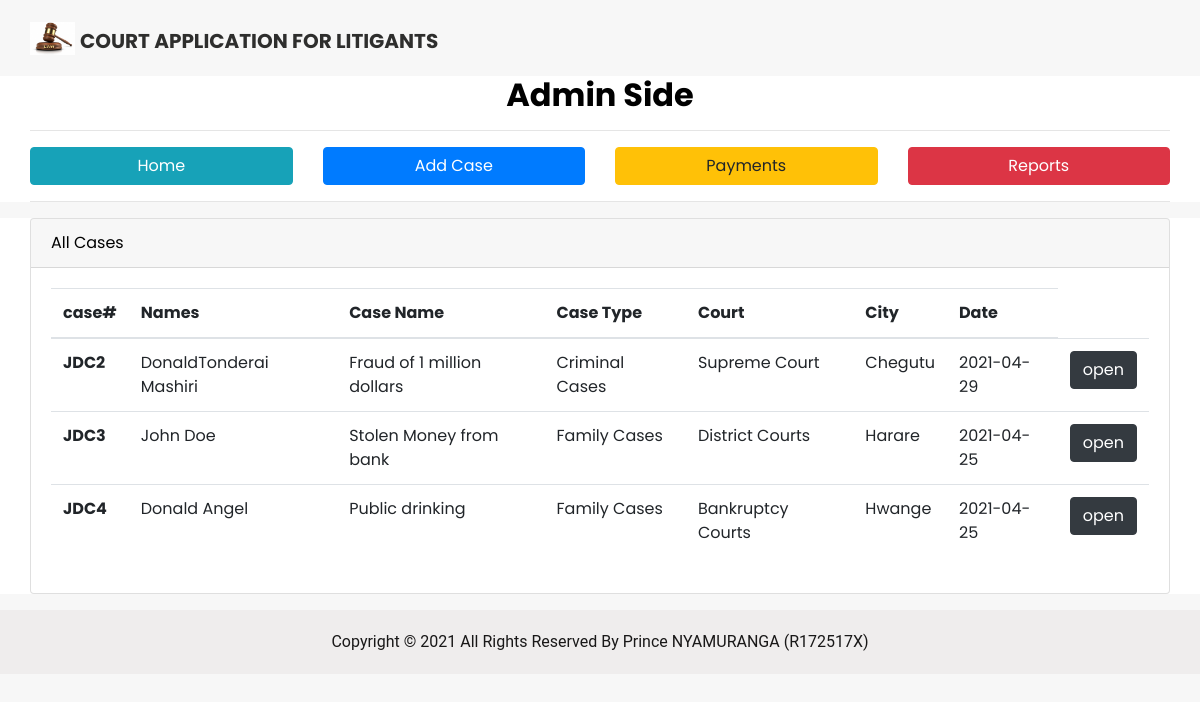
Page /admin/home.php on the committed database.
### tables this page shows
CREATE TABLE `cases` (
  `case_id` int(11) NOT NULL,
  `names` varchar(255) NOT NULL,
  `case_name` varchar(255) NOT NULL,
  `user_case` varchar(255) NOT NULL,
  `description` text NOT NULL,
  `court` varchar(255) NOT NULL,
  `city` varchar(255) NOT NULL,
  `case_date` date NOT NULL,
  `case_status` varchar(255) NOT NULL DEFAULT 'pending',
  `judgement` varchar(500) NOT NULL DEFAULT 'not send'
);

### admin/home.php (the view, shortened to what this page needs)
<?php include('adheader.php'); ?>
<?php include('nav.php'); ?>
    <section class="fruit_section bg-white">
        <div class="container">
            <div class="row">
                <div class="col-md-12">
                    <div class="card">
                        <div class="card-header">All Cases</div>
                        <div class="card-body">
                        <table class="table">
                            <thead>
                                <tr>
                                <th scope="col">case#</th>
                                <th scope="col">Names</th>
                                <th scope="col">Case Name</th>
                                <th scope="col">Case Type</th>
                                <th scope="col">Court</th>
                                <th scope="col">City</th>
                                <th scope="col">Date</th>
                                </tr>
                            </thead>
                            <tbody>
                            <?php
            $sql = "SELECT * FROM cases";
            $result = $conn->query($sql);
            if ($result->num_rows > 0) {
              while($row = $result->fetch_assoc()) {
                  $case_id = $row["case_id"];
                  $names = $row["names"];
                  $case_name = $row["case_name"];
                  $date = $row["case_date"];
                  $user_case = $row["user_case"];
                  $court = $row["court"];
                  $city = $row["city"];
            ?>
                                <tr>
                                <th scope="row">JDC<?php echo $case_id; ?></th>
                                <td><?php echo $names; ?></td>
                                <td><?php echo $case_name; ?></td>
                                <td><?php echo $user_case; ?></td>
                                <td><?php echo $court; ?></td>
                                <td><?php echo $city; ?></td>
                                <td><?php echo $date; ?></td>
                                <td><a href="open.php?open=<?php echo $case_id?>" class="btn btn-dark">open</a></td>
                                </tr>
                                <?php
                             }
                            } else {
                              echo "No cases";
                            }
                            ?>
                            </tbody>
                            </table>
                        </div>
                    </div>
                </div>
            </div>
        </div>
    </section>
  <section class="container-fluid footer_section mt-3">
        <p>
            Copyright &copy; 2021 All Rights Reserved By Prince NYAMURANGA (R172517X)
        </p>
    </section>
    <?php include('adfooter.php'); ?>

### admin/adheader.php (shortened to what this page needs)
<!DOCTYPE html>
<html>
<head>
    <link rel="stylesheet" type="text/css" href="../css/bootstrap.css" />
    <link href="../css/style.css" rel="stylesheet" />
    <link href="../css/responsive.css" rel="stylesheet" />
</head>
<body>
<div class="hero_area">
        <header class="header_section">
      <div class="container">
        <nav class="navbar navbar-expand-lg custom_nav-container pt-3">
          <a class="navbar-brand" href="index.html">
            <img src="../images/Law.jpg" alt="" /><span>
            Court Application for Litigants
            </span>
          </a>
        </nav>
      </div>
    </header>

### admin/nav.php
<section class="fruit_section bg-white">
        <div class="container">
            <h2 class="custom_heading">Admin Side</h2>
            <hr>
            <div class="row">
                 <div class="col-md-3">
                        <a href="home.php" class="btn btn-info btn-block">
                        <i class="fas fa-plus"></i>Home
                        </a>
                    </div>
                    <div class="col-md-3">
                        <a href="add_case.php" class="btn btn-primary btn-block">
                        <i class="fas fa-plus"></i>Add Case
                        </a>
                    </div>
                    <div class="col-md-3">
                        <a href="pass_request.php" class="btn btn-warning btn-block">
                            Payments
                        </a>
                    </div>
                    <div class="col-md-3">
                        <a href="reports.php" class="btn btn-danger btn-block">
                        <i class="fas fa-plus"></i>Reports
                        </a>
                    </div>
                </div>
            <hr>
        </div>
    </section>

### admin/adfooter.php (shortened to what this page needs)
</body>
</html>

### css/style.css (style rules this page uses)
body { font-family: 'Poppins', sans-serif; color: #000000; background-color: #ffffff; }
.custom_heading { text-align: center; font-weight: bold; }
.hero_area { height: 98vh; background-color: #f7f7f7; }
a, a:hover, a:focus { text-decoration: none; }
.btn, .btn:focus { outline: none !important; box-shadow: none; }
.navbar-brand, .navbar-brand:hover { text-transform: uppercase; font-weight: bold; font-size: 24px; color: #fafcfd; }
.navbar-brand { display: flex; align-items: center; }
.navbar-brand img { width: 45px; margin-right: 5px; }
.navbar-brand span { font-size: 20px; font-weight: 700; color: #2e2e2d; margin-top: 5px; }
.custom_nav-container { z-index: 99999; padding: 15px 0; }
.footer_section { background-color: #efeded; padding: 20px 0; font-family: "Roboto", sans-serif; }
.footer_section p { color: #191818; margin: 0; text-align: center; }

### css/responsive.css (style rules this page uses)
@media (min-width: 1200px) { .container { max-width: 1170px; } }

### rows in the picture
cases: case_id "2", names "DonaldTonderai Mashiri", case_name "Fraud of 1 million dollars", user_case "Criminal Cases", court "Supreme Court", city "Chegutu", case_date "2021-04-29"
cases: case_id "3", names "John Doe", case_name "Stolen Money from bank", user_case "Family Cases", court "District Courts", city "Harare", case_date "2021-04-25"
cases: case_id "4", names "Donald Angel", case_name "Public drinking", user_case "Family Cases", court "Bankruptcy Courts", city "Hwange", case_date "2021-04-25"
